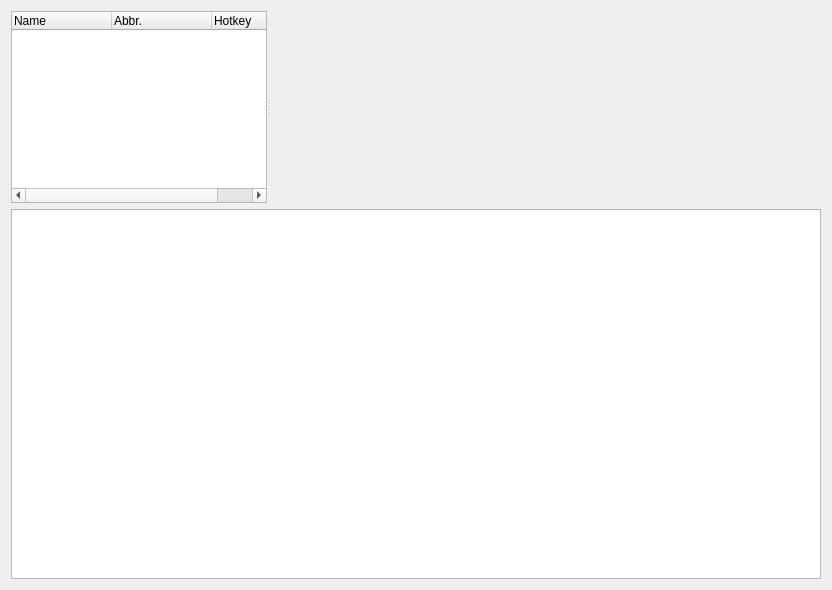
<?xml version="1.0" encoding="UTF-8"?>
<ui version="4.0">
 <class>CentralWidget</class>
 <widget class="QWidget" name="CentralWidget">
  <property name="geometry">
   <rect>
    <x>0</x>
    <y>0</y>
    <width>832</width>
    <height>590</height>
   </rect>
  </property>
  <property name="windowTitle">
   <string>Form</string>
  </property>
  <layout class="QVBoxLayout" name="verticalLayout_2">
   <item>
    <widget class="QSplitter" name="splitter">
     <property name="orientation">
      <enum>Qt::Horizontal</enum>
     </property>
     <widget class="AkTreeWidget" name="treeWidget">
      <property name="sizePolicy">
       <sizepolicy hsizetype="Expanding" vsizetype="Expanding">
        <horstretch>0</horstretch>
        <verstretch>0</verstretch>
       </sizepolicy>
      </property>
      <property name="contextMenuPolicy">
       <enum>Qt::CustomContextMenu</enum>
      </property>
      <property name="dragEnabled">
       <bool>true</bool>
      </property>
      <property name="dragDropMode">
       <enum>QAbstractItemView::InternalMove</enum>
      </property>
      <property name="selectionMode">
       <enum>QAbstractItemView::ExtendedSelection</enum>
      </property>
      <property name="animated">
       <bool>true</bool>
      </property>
      <property name="headerHidden">
       <bool>false</bool>
      </property>
      <property name="columnCount">
       <number>3</number>
      </property>
      <attribute name="headerVisible">
       <bool>true</bool>
      </attribute>
      <column>
       <property name="text">
        <string>Name</string>
       </property>
      </column>
      <column>
       <property name="text">
        <string>Abbr.</string>
       </property>
      </column>
      <column>
       <property name="text">
        <string>Hotkey</string>
       </property>
      </column>
     </widget>
     <widget class="QStackedWidget" name="stack">
      <property name="sizePolicy">
       <sizepolicy hsizetype="Preferred" vsizetype="Preferred">
        <horstretch>1</horstretch>
        <verstretch>0</verstretch>
       </sizepolicy>
      </property>
      <property name="currentIndex">
       <number>0</number>
      </property>
      <widget class="FolderPage" name="folderPage"/>
      <widget class="PhrasePage" name="phrasePage"/>
      <widget class="ScriptPage" name="scriptPage"/>
     </widget>
    </widget>
   </item>
   <item>
    <widget class="QListWidget" name="listWidget">
     <property name="contextMenuPolicy">
      <enum>Qt::ActionsContextMenu</enum>
     </property>
     <property name="showDropIndicator" stdset="0">
      <bool>false</bool>
     </property>
     <property name="alternatingRowColors">
      <bool>true</bool>
     </property>
     <property name="selectionMode">
      <enum>QAbstractItemView::NoSelection</enum>
     </property>
     <property name="wordWrap">
      <bool>true</bool>
     </property>
    </widget>
   </item>
  </layout>
 </widget>
 <customwidgets>
  <customwidget>
   <class>FolderPage</class>
   <extends>QWidget</extends>
   <header>autokey.qtui.folderpage</header>
   <container>1</container>
  </customwidget>
  <customwidget>
   <class>PhrasePage</class>
   <extends>QWidget</extends>
   <header>autokey.qtui.phrasepage</header>
   <container>1</container>
  </customwidget>
  <customwidget>
   <class>ScriptPage</class>
   <extends>QWidget</extends>
   <header>autokey.qtui.scriptpage</header>
   <container>1</container>
  </customwidget>
  <customwidget>
   <class>AkTreeWidget</class>
   <extends>QTreeWidget</extends>
   <header>autokey.qtui.autokey_treewidget</header>
  </customwidget>
 </customwidgets>
 <resources/>
 <connections/>
</ui>
